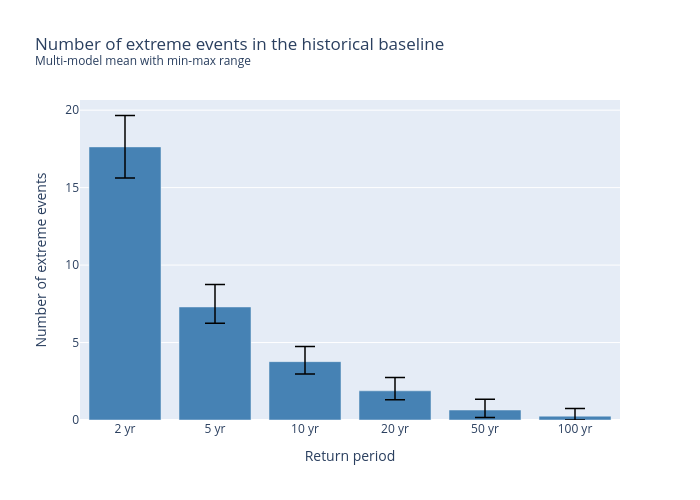

Write notebook code for a chart like this one.
### Code cell
### Calculate average number of occurrences for each return period averaged across all grid points for each model, i.e. a n_model x n_return_periods average occurrences
for rp in return_periods:
    rp_data = return_levels_df[return_levels_df['return_period'] == rp]
    model_means = rp_data.groupby('member_id')['return_count'].mean()
    model_mins = rp_data.groupby('member_id')['return_count'].min()
    model_maxs = rp_data.groupby('member_id')['return_count'].max()
    print(f"\nReturn period: {rp} years")
    print(f"{'Model':>20} | {'Avg occurrences':>15} | {'Min occurrences':>15} | {'Max occurrences':>15}")
    print("-" * 70)
    for model in model_means.index:
        print(f"{model:>20} | {model_means[model]:>15.2f} | {model_mins[model]:>15} | {model_maxs[model]:>15}") 
    
    # save in a dataframe for later plotting
    if rp == return_periods[0]:
        occurrences_summary_df = pd.DataFrame({
            'model': model_means.index,
            'avg_occurrences': model_means.values,
            'min_occurrences': model_mins.values,
            'max_occurrences': model_maxs.values,
            'return_period': rp,
        })
    else:
        temp_df = pd.DataFrame({
            'model': model_means.index,
            'avg_occurrences': model_means.values,
            'min_occurrences': model_mins.values,
            'max_occurrences': model_maxs.values,
            'return_period': rp,
        })
        occurrences_summary_df = pd.concat([occurrences_summary_df, temp_df], ignore_index=True)    

# calculate multi-model mean and min-max range for each return period
summary_stats = occurrences_summary_df.groupby('return_period')['avg_occurrences'].agg(['mean', 'min', 'max']).reset_index()
summary_stats = summary_stats.rename(columns={'mean': 'avg_occurrences', 'min': 'min_occurrences', 'max': 'max_occurrences'})
print("\nSummary of average occurrences across models for each return period:")
print(summary_stats)

# plot a bar chart of the multi-model mean for each return period, with error bars showing the min-max range across the models
fig = go.Figure()
fig.add_trace(go.Bar(
    x=summary_stats['return_period'].astype(str) + ' yr',
    y=summary_stats['avg_occurrences'],
    name='Average occurrences (multi-model mean)',
    marker_color='steelblue',
    error_y=dict(
        type='data',
        symmetric=False,
        array=summary_stats['max_occurrences'] - summary_stats['avg_occurrences'],
        arrayminus=summary_stats['avg_occurrences'] - summary_stats['min_occurrences'],
        thickness=1.5,
        width=10,
        color='black',
    ),
))
fig.update_layout(
    title='Number of extreme events in the historical baseline <br><sup>Multi-model mean with min-max range</sup>',
    xaxis_title='Return period',
    yaxis_title='Number of extreme events',
    yaxis=dict(range=[0, summary_stats['max_occurrences'].max() + 1]),
    width=700,
    height=500,
)
fig.show()

### Figure 1 — Plotly figure (JSON) as saved in the notebook; plotly's stock layout.template omitted (floating-point values rounded to 4 significant figures)
{"data": [{"error_y": {"array": [2.027, 1.453, 0.9824, 0.8662, 0.6981, 0.5013], "arrayminus": [2.004, 1.047, 0.7989, 0.5713, 0.4894, 0.2487], "color": "black", "symmetric": false, "thickness": 1.5, "type": "data", "width": 10}, "marker": {"color": "steelblue"}, "name": "Average occurrences (multi-model mean)", "type": "bar", "x": ["2 yr", "5 yr", "10 yr", "20 yr", "50 yr", "100 yr"], "y": [17.63, 7.297, 3.768, 1.884, 0.6457, 0.2487]}], "layout": {"height": 500, "title": {"text": "Number of extreme events in the historical baseline <br><sup>Multi-model mean with min-max range</sup>"}, "width": 700, "xaxis": {"title": {"text": "Return period"}}, "yaxis": {"range": [0, 20.66], "title": {"text": "Number of extreme events"}}}}
